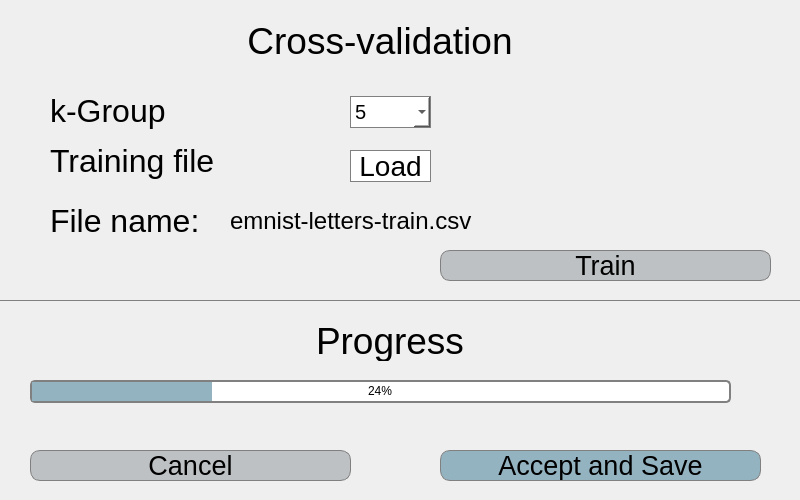
<?xml version="1.0" encoding="UTF-8"?>
<ui version="4.0">
 <class>Validation</class>
 <widget class="QWidget" name="Validation">
  <property name="geometry">
   <rect>
    <x>0</x>
    <y>0</y>
    <width>800</width>
    <height>500</height>
   </rect>
  </property>
  <property name="windowTitle">
   <string>Form</string>
  </property>
  <property name="styleSheet">
   <string notr="true">
background-color: rgb(239, 239, 239);</string>
  </property>
  <widget class="QLabel" name="file_name">
   <property name="geometry">
    <rect>
     <x>230</x>
     <y>205</y>
     <width>511</width>
     <height>31</height>
    </rect>
   </property>
   <property name="font">
    <font>
     <pointsize>18</pointsize>
    </font>
   </property>
   <property name="styleSheet">
    <string notr="true">color: black;</string>
   </property>
   <property name="text">
    <string>emnist-letters-train.csv</string>
   </property>
   <property name="alignment">
    <set>Qt::AlignLeading|Qt::AlignLeft|Qt::AlignVCenter</set>
   </property>
  </widget>
  <widget class="QLabel" name="label_6">
   <property name="geometry">
    <rect>
     <x>50</x>
     <y>200</y>
     <width>171</width>
     <height>41</height>
    </rect>
   </property>
   <property name="font">
    <font>
     <family>Helvetica</family>
     <pointsize>24</pointsize>
    </font>
   </property>
   <property name="styleSheet">
    <string notr="true">color: black;</string>
   </property>
   <property name="text">
    <string>File name:</string>
   </property>
  </widget>
  <widget class="QLabel" name="label_3">
   <property name="geometry">
    <rect>
     <x>50</x>
     <y>90</y>
     <width>171</width>
     <height>41</height>
    </rect>
   </property>
   <property name="font">
    <font>
     <family>Helvetica</family>
     <pointsize>24</pointsize>
    </font>
   </property>
   <property name="styleSheet">
    <string notr="true">color: black;</string>
   </property>
   <property name="text">
    <string>k-Group</string>
   </property>
  </widget>
  <widget class="QPushButton" name="load_file">
   <property name="geometry">
    <rect>
     <x>350</x>
     <y>150</y>
     <width>81</width>
     <height>32</height>
    </rect>
   </property>
   <property name="font">
    <font>
     <family>Helvetica</family>
     <pointsize>21</pointsize>
    </font>
   </property>
   <property name="styleSheet">
    <string notr="true">QPushButton {
border: 1px solid gray;
background-color: white;
color: black;
}

QPushButton:pressed {
    background-color: rgb(228, 226, 229);
}</string>
   </property>
   <property name="text">
    <string>Load</string>
   </property>
  </widget>
  <widget class="QPushButton" name="cancel">
   <property name="geometry">
    <rect>
     <x>30</x>
     <y>450</y>
     <width>321</width>
     <height>31</height>
    </rect>
   </property>
   <property name="font">
    <font>
     <family>Helvetica</family>
     <pointsize>20</pointsize>
    </font>
   </property>
   <property name="styleSheet">
    <string notr="true">QPushButton {
border: 1px solid gray;
background-color: rgb(189, 193, 195);
color: black;
border-radius: 10px;
}

QPushButton:pressed {
    background-color: rgb(228, 226, 229);
}</string>
   </property>
   <property name="text">
    <string>Cancel</string>
   </property>
  </widget>
  <widget class="QLabel" name="label_8">
   <property name="geometry">
    <rect>
     <x>190</x>
     <y>320</y>
     <width>400</width>
     <height>41</height>
    </rect>
   </property>
   <property name="font">
    <font>
     <family>Helvetica</family>
     <pointsize>28</pointsize>
    </font>
   </property>
   <property name="styleSheet">
    <string notr="true">color: black;</string>
   </property>
   <property name="text">
    <string>Progress</string>
   </property>
   <property name="alignment">
    <set>Qt::AlignCenter</set>
   </property>
  </widget>
  <widget class="QPushButton" name="save">
   <property name="geometry">
    <rect>
     <x>440</x>
     <y>450</y>
     <width>321</width>
     <height>31</height>
    </rect>
   </property>
   <property name="font">
    <font>
     <family>Helvetica</family>
     <pointsize>20</pointsize>
    </font>
   </property>
   <property name="styleSheet">
    <string notr="true">QPushButton {
	border: 1px solid gray;
	background-color: rgb(148, 179, 193);
	color: black;
	border-radius: 10px;
}

QPushButton:pressed {
   background-color: rgb(166, 204, 221);

}</string>
   </property>
   <property name="text">
    <string>Accept and Save</string>
   </property>
  </widget>
  <widget class="QLabel" name="label_2">
   <property name="geometry">
    <rect>
     <x>180</x>
     <y>20</y>
     <width>400</width>
     <height>41</height>
    </rect>
   </property>
   <property name="font">
    <font>
     <family>Helvetica</family>
     <pointsize>28</pointsize>
    </font>
   </property>
   <property name="toolTip">
    <string>Cross-validation</string>
   </property>
   <property name="styleSheet">
    <string notr="true">color: black;</string>
   </property>
   <property name="text">
    <string>Cross-validation</string>
   </property>
   <property name="alignment">
    <set>Qt::AlignCenter</set>
   </property>
  </widget>
  <widget class="QLabel" name="label_4">
   <property name="geometry">
    <rect>
     <x>50</x>
     <y>140</y>
     <width>171</width>
     <height>41</height>
    </rect>
   </property>
   <property name="font">
    <font>
     <family>Helvetica</family>
     <pointsize>24</pointsize>
    </font>
   </property>
   <property name="styleSheet">
    <string notr="true">color: black;</string>
   </property>
   <property name="text">
    <string>Training file</string>
   </property>
  </widget>
  <widget class="QPushButton" name="train">
   <property name="geometry">
    <rect>
     <x>440</x>
     <y>250</y>
     <width>331</width>
     <height>31</height>
    </rect>
   </property>
   <property name="font">
    <font>
     <family>Helvetica</family>
     <pointsize>20</pointsize>
    </font>
   </property>
   <property name="styleSheet">
    <string notr="true">QPushButton {
border: 1px solid gray;
background-color: rgb(189, 193, 195);
color: black;
border-radius: 10px;
}

QPushButton:pressed {
    background-color: rgb(228, 226, 229);
}</string>
   </property>
   <property name="text">
    <string>Train</string>
   </property>
  </widget>
  <widget class="QLabel" name="label_32">
   <property name="geometry">
    <rect>
     <x>0</x>
     <y>300</y>
     <width>801</width>
     <height>1</height>
    </rect>
   </property>
   <property name="styleSheet">
    <string notr="true">border: 1px solid gray;</string>
   </property>
   <property name="text">
    <string/>
   </property>
  </widget>
  <widget class="QComboBox" name="k_">
   <property name="geometry">
    <rect>
     <x>350</x>
     <y>96</y>
     <width>81</width>
     <height>32</height>
    </rect>
   </property>
   <property name="font">
    <font>
     <family>Helvetica</family>
     <pointsize>-1</pointsize>
    </font>
   </property>
   <property name="styleSheet">
    <string notr="true">QComboBox {
border: 1px solid gray;

background:white;
font-size: 20px;
color: black;
selection-background-color: rgb(148, 179, 193);
}

QComboBox:on
{
selection-background-color: rgb(189, 193, 195);
}
</string>
   </property>
   <item>
    <property name="text">
     <string>5</string>
    </property>
   </item>
   <item>
    <property name="text">
     <string>10</string>
    </property>
   </item>
  </widget>
  <widget class="QProgressBar" name="progressBar">
   <property name="geometry">
    <rect>
     <x>30</x>
     <y>380</y>
     <width>701</width>
     <height>23</height>
    </rect>
   </property>
   <property name="styleSheet">
    <string notr="true">

QProgressBar {
color:black;
    border: 1.5px solid rgb(128, 128, 128);
    border-radius: 5px;
background-color: white;
}

QProgressBar::chunk {
	background-color: rgb(148, 179, 193);
    width: 18px;
}</string>
   </property>
   <property name="value">
    <number>24</number>
   </property>
   <property name="alignment">
    <set>Qt::AlignCenter</set>
   </property>
  </widget>
  <widget class="QPushButton" name="abort">
   <property name="geometry">
    <rect>
     <x>740</x>
     <y>379</y>
     <width>28</width>
     <height>25</height>
    </rect>
   </property>
   <property name="styleSheet">
    <string notr="true">QPushButton {
background-color: rgb(239, 239, 239);
image: url(:/CR.png);
border: 1px solid rgb(239, 239, 239);
}

QPushButton:pressed {
    background-color: black;
}</string>
   </property>
   <property name="text">
    <string/>
   </property>
  </widget>
 </widget>
 <resources/>
 <connections/>
</ui>
